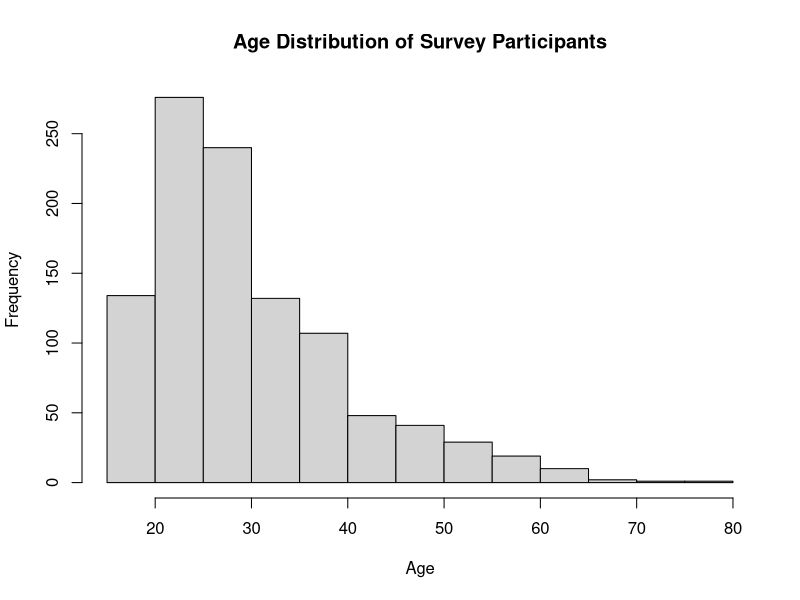

Write R code to recreate this figure.
## ---- chunk 1
# load libraries
library(readr)
library(dplyr)

# read in csv
response = read.csv('data/ugandasms.csv') 

# using dplyr
response %T>%                          # note tee operator %T>% for glimpse
  glimpse() %>%                        # view data
  select(gender, satis) %>%            # limit columns
  filter(gender  == 'female') %>%      # limit rows
  group_by(satis) %>%                  # get count by first grouping
  summarize(n = n()) %>%               # then summarize
  write_csv('data/f_satis.csv')        # write out csv
  summary(response)
## ---- chunk 2
#read in csv
response2 = read.csv('data/ugandasms.csv')

hist(response2$age, main = "Age Distribution of Survey Participants", xlab = "Age", ylab = "Frequency")
## ---- chunk 3
# load libraries
#library(readr)
#library(dplyr)

#read in csv
response2 = read.csv('data/ugandasms.csv')

response2 %T>%                         # note tee operator %T>% for glimpse
  glimpse() %>%                        # view data
  select(gender, satis) %>%            # limit columns
  filter(gender  == 'male') %>%        # limit rows
  group_by(satis) %>%                  # get count by first grouping
  summarize(n = n()) %>%               # then summarize
  write_csv('data/m_dissat.csv')       # write out csv
  summary(response2)
